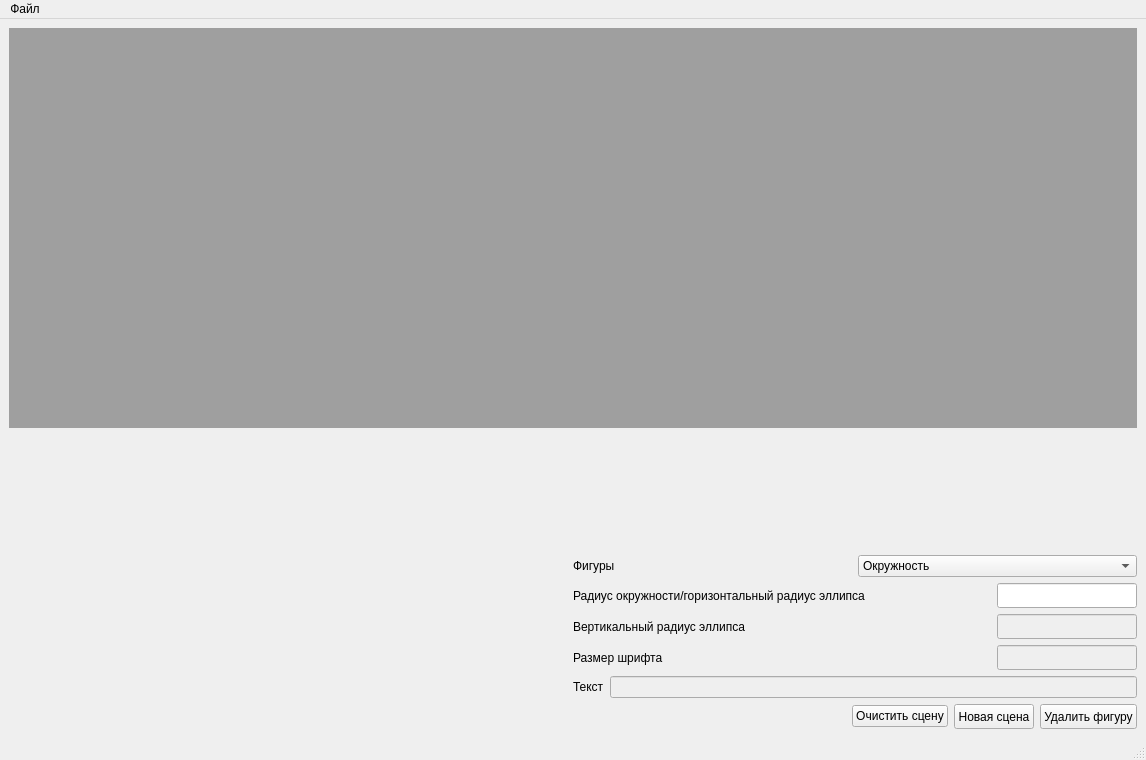
<?xml version="1.0" encoding="UTF-8"?>
<ui version="4.0">
 <class>MainWindow</class>
 <widget class="QMainWindow" name="MainWindow">
  <property name="geometry">
   <rect>
    <x>0</x>
    <y>0</y>
    <width>1146</width>
    <height>760</height>
   </rect>
  </property>
  <property name="minimumSize">
   <size>
    <width>950</width>
    <height>570</height>
   </size>
  </property>
  <property name="windowTitle">
   <string>MainWindow</string>
  </property>
  <widget class="QWidget" name="centralwidget">
   <property name="minimumSize">
    <size>
     <width>919</width>
     <height>0</height>
    </size>
   </property>
   <layout class="QVBoxLayout" name="verticalLayout_5">
    <item>
     <layout class="QVBoxLayout" name="verticalLayout_6">
      <item>
       <widget class="QMdiArea" name="mdiArea"/>
      </item>
      <item>
       <spacer name="verticalSpacer">
        <property name="orientation">
         <enum>Qt::Vertical</enum>
        </property>
        <property name="sizeHint" stdset="0">
         <size>
          <width>20</width>
          <height>40</height>
         </size>
        </property>
       </spacer>
      </item>
      <item>
       <layout class="QHBoxLayout" name="horizontalLayout">
        <item>
         <spacer name="horizontalSpacer_2">
          <property name="orientation">
           <enum>Qt::Horizontal</enum>
          </property>
          <property name="sizeHint" stdset="0">
           <size>
            <width>13</width>
            <height>13</height>
           </size>
          </property>
         </spacer>
        </item>
        <item>
         <layout class="QVBoxLayout" name="verticalLayout_10">
          <item>
           <layout class="QHBoxLayout" name="horizontalLayout_8">
            <item>
             <widget class="QLabel" name="label">
              <property name="enabled">
               <bool>true</bool>
              </property>
              <property name="text">
               <string>Фигуры</string>
              </property>
             </widget>
            </item>
            <item>
             <widget class="QComboBox" name="chooseObject">
              <item>
               <property name="text">
                <string>Окружность</string>
               </property>
              </item>
              <item>
               <property name="text">
                <string>Эллипс</string>
               </property>
              </item>
              <item>
               <property name="text">
                <string>Текст</string>
               </property>
              </item>
              <item>
               <property name="text">
                <string>Текст в эллипсе</string>
               </property>
              </item>
             </widget>
            </item>
           </layout>
          </item>
          <item>
           <layout class="QHBoxLayout" name="horizontalLayout_2">
            <item>
             <widget class="QLabel" name="label_2">
              <property name="text">
               <string>Радиус окружности/горизонтальный радиус эллипса</string>
              </property>
             </widget>
            </item>
            <item>
             <widget class="QLineEdit" name="radius_1">
              <property name="sizePolicy">
               <sizepolicy hsizetype="Maximum" vsizetype="Fixed">
                <horstretch>0</horstretch>
                <verstretch>0</verstretch>
               </sizepolicy>
              </property>
              <property name="minimumSize">
               <size>
                <width>140</width>
                <height>25</height>
               </size>
              </property>
              <property name="maximumSize">
               <size>
                <width>140</width>
                <height>16777215</height>
               </size>
              </property>
              <property name="text">
               <string/>
              </property>
             </widget>
            </item>
           </layout>
          </item>
          <item>
           <layout class="QHBoxLayout" name="horizontalLayout_6">
            <item>
             <widget class="QLabel" name="label_4">
              <property name="text">
               <string>Вертикальный радиус эллипса</string>
              </property>
             </widget>
            </item>
            <item>
             <widget class="QLineEdit" name="radius_2">
              <property name="enabled">
               <bool>false</bool>
              </property>
              <property name="minimumSize">
               <size>
                <width>140</width>
                <height>25</height>
               </size>
              </property>
              <property name="maximumSize">
               <size>
                <width>140</width>
                <height>16777215</height>
               </size>
              </property>
             </widget>
            </item>
           </layout>
          </item>
          <item>
           <layout class="QHBoxLayout" name="horizontalLayout_7">
            <item>
             <widget class="QLabel" name="label_3">
              <property name="text">
               <string>Размер шрифта</string>
              </property>
             </widget>
            </item>
            <item>
             <widget class="QLineEdit" name="fontSize">
              <property name="enabled">
               <bool>false</bool>
              </property>
              <property name="sizePolicy">
               <sizepolicy hsizetype="Expanding" vsizetype="Fixed">
                <horstretch>0</horstretch>
                <verstretch>0</verstretch>
               </sizepolicy>
              </property>
              <property name="minimumSize">
               <size>
                <width>140</width>
                <height>25</height>
               </size>
              </property>
              <property name="maximumSize">
               <size>
                <width>140</width>
                <height>16777215</height>
               </size>
              </property>
             </widget>
            </item>
           </layout>
          </item>
          <item>
           <layout class="QHBoxLayout" name="horizontalLayout_11">
            <item>
             <widget class="QLabel" name="label_5">
              <property name="text">
               <string>Текст</string>
              </property>
             </widget>
            </item>
            <item>
             <widget class="QLineEdit" name="lineEditText">
              <property name="enabled">
               <bool>false</bool>
              </property>
              <property name="sizePolicy">
               <sizepolicy hsizetype="Expanding" vsizetype="Fixed">
                <horstretch>0</horstretch>
                <verstretch>0</verstretch>
               </sizepolicy>
              </property>
              <property name="minimumSize">
               <size>
                <width>30</width>
                <height>0</height>
               </size>
              </property>
              <property name="baseSize">
               <size>
                <width>30</width>
                <height>0</height>
               </size>
              </property>
              <property name="frame">
               <bool>true</bool>
              </property>
             </widget>
            </item>
           </layout>
          </item>
          <item>
           <layout class="QHBoxLayout" name="horizontalLayout_9">
            <item>
             <spacer name="horizontalSpacer">
              <property name="orientation">
               <enum>Qt::Horizontal</enum>
              </property>
              <property name="sizeHint" stdset="0">
               <size>
                <width>40</width>
                <height>20</height>
               </size>
              </property>
             </spacer>
            </item>
            <item>
             <widget class="QPushButton" name="clearScene">
              <property name="text">
               <string>Очистить сцену</string>
              </property>
             </widget>
            </item>
            <item>
             <widget class="QPushButton" name="newSceneButton">
              <property name="minimumSize">
               <size>
                <width>0</width>
                <height>25</height>
               </size>
              </property>
              <property name="maximumSize">
               <size>
                <width>140</width>
                <height>16777215</height>
               </size>
              </property>
              <property name="text">
               <string>Новая сцена</string>
              </property>
             </widget>
            </item>
            <item>
             <widget class="QPushButton" name="deleteButton">
              <property name="minimumSize">
               <size>
                <width>0</width>
                <height>25</height>
               </size>
              </property>
              <property name="maximumSize">
               <size>
                <width>140</width>
                <height>16777215</height>
               </size>
              </property>
              <property name="text">
               <string>Удалить фигуру</string>
              </property>
             </widget>
            </item>
           </layout>
          </item>
         </layout>
        </item>
       </layout>
      </item>
     </layout>
    </item>
   </layout>
  </widget>
  <widget class="QMenuBar" name="menubar">
   <property name="geometry">
    <rect>
     <x>0</x>
     <y>0</y>
     <width>1146</width>
     <height>21</height>
    </rect>
   </property>
   <widget class="QMenu" name="menu">
    <property name="title">
     <string>Файл</string>
    </property>
    <addaction name="separator"/>
    <addaction name="openAction"/>
    <addaction name="saveAction"/>
   </widget>
   <addaction name="menu"/>
  </widget>
  <widget class="QStatusBar" name="statusbar"/>
  <action name="openAction">
   <property name="text">
    <string>Открыть</string>
   </property>
   <property name="shortcut">
    <string>Ctrl+O</string>
   </property>
  </action>
  <action name="saveAction">
   <property name="text">
    <string>Сохранить</string>
   </property>
   <property name="shortcut">
    <string>Ctrl+S</string>
   </property>
  </action>
 </widget>
 <resources/>
 <connections/>
</ui>
